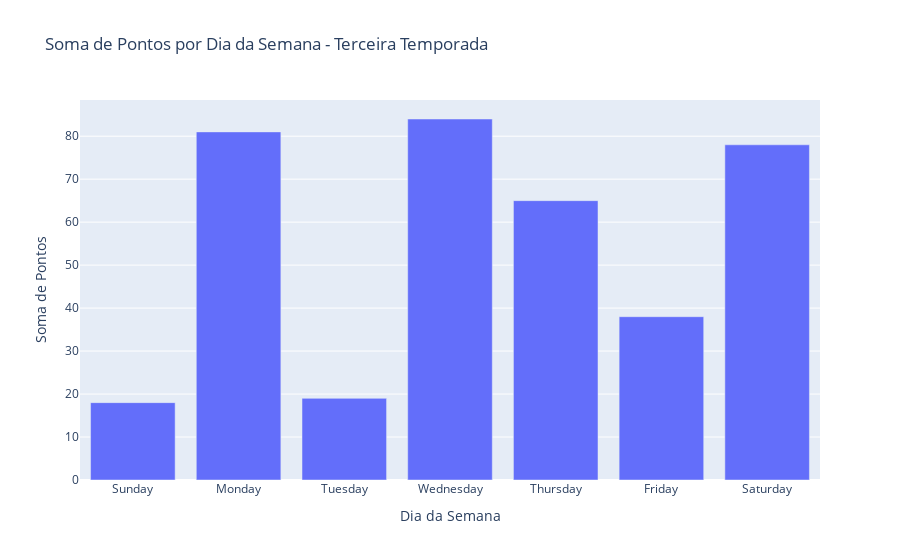

This figure's notebook cell:
### Code cell
terceira_temporada = df[df['Temporada'] == df['Temporada'].unique()[2]]


pontos_por_dia_terceira_temporada = terceira_temporada.groupby('Day_of_Week')['PTS'].sum().reindex(
    ['Sunday', 'Monday', 'Tuesday', 'Wednesday', 'Thursday', 'Friday', 'Saturday']).reset_index()


fig = px.bar(pontos_por_dia_terceira_temporada, x='Day_of_Week', y='PTS',
             title='Soma de Pontos por Dia da Semana - Terceira Temporada',
             labels={'Day_of_Week': 'Dia da Semana', 'PTS': 'Soma de Pontos'})


fig.show()

### Figure 1 — Plotly figure (JSON) as saved in the notebook; plotly's stock layout.template omitted (floating-point values rounded to 4 significant figures)
{"data": [{"alignmentgroup": "True", "hovertemplate": "Dia da Semana=%{x}<br>Soma de Pontos=%{y}<extra></extra>", "legendgroup": "", "marker": {"color": "#636efa", "pattern": {"shape": ""}}, "name": "", "offsetgroup": "", "orientation": "v", "showlegend": false, "textposition": "auto", "type": "bar", "x": ["Sunday", "Monday", "Tuesday", "Wednesday", "Thursday", "Friday", "Saturday"], "xaxis": "x", "y": [18, 81, 19, 84, 65, 38, 78], "yaxis": "y"}], "layout": {"barmode": "relative", "legend": {"tracegroupgap": 0}, "title": {"text": "Soma de Pontos por Dia da Semana - Terceira Temporada"}, "xaxis": {"anchor": "y", "domain": [0, 1], "title": {"text": "Dia da Semana"}}, "yaxis": {"anchor": "x", "domain": [0, 1], "title": {"text": "Soma de Pontos"}}}}
